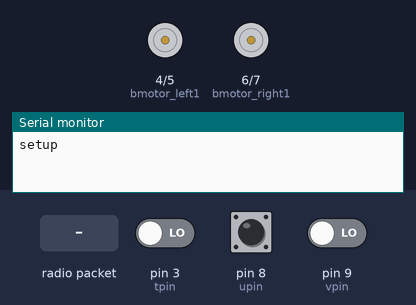
Simulated run of this sketch. Board: Arduino Uno, built with avr-gcc and run on an emulated ATmega328P. On the bench: motor-driver pin pairs drawn as motors (green arrow = first pin HIGH = forward, orange = second pin HIGH = backward, longer = more drive), the last lines printed to the serial monitor. The inputs (shaded band) are chosen by the test bench; at power-on: pin 3 (tpin) LOW, pin 8 (upin) LOW, pin 9 (vpin) LOW. No radio packets arrive unless stated.

Above: at 1.2 s.
1.3 s: radio packet "9" arrives
At 2.2 s:
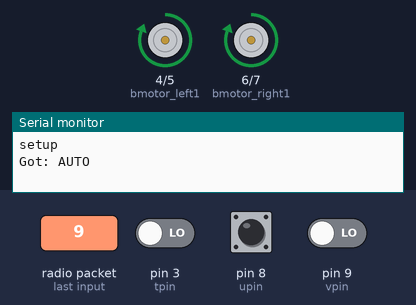
2.8 s: radio packet "2" arrives
At 3.3 s:
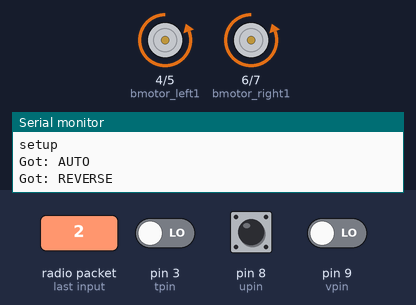
4.3 s: radio packet "4" arrives
At 5.5 s:
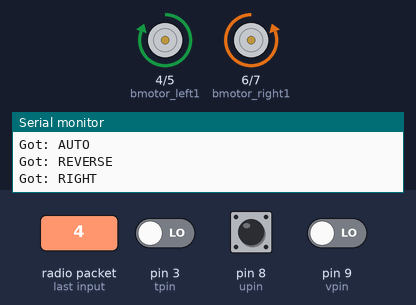
5.8 s: radio packet "5" arrives
At 6.8 s:
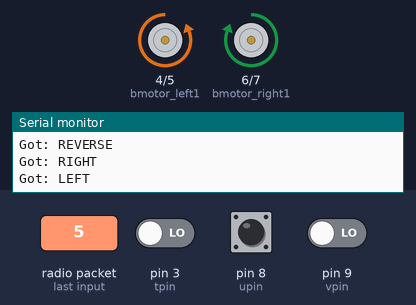
Timing chart, 0 to 8.3 s (numbered marks = the images above; inputs shaded):
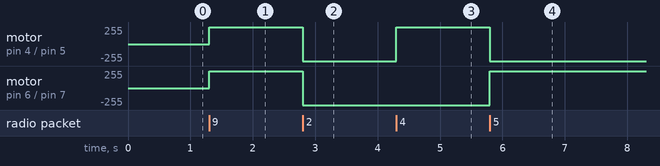

The sketch:

Bot_Code.ino
```cpp
#include <VirtualWire.h>
const int bmotor_right1=6; //right motor positive
const int bmotor_right2=7; //right motor negative
const int bmotor_left1=4; //left motor positive
const int bmotor_left2=5; //left motor negative
const int tpin = 3; //Front proximity sensor
const int upin = 8; //Left proximity sensor
const int vpin = 9; //Right proximity sensor
const int LD = 13; //LED on arduino
void setup()
{
pinMode(bmotor_right1, OUTPUT); //initialize pins as ip/op
pinMode(bmotor_left1, OUTPUT);
pinMode(bmotor_right2, OUTPUT);
pinMode(bmotor_left2, OUTPUT);
Serial.begin(9600);
Serial.println("setup");
vw_setup(2000); //Bits per sec
vw_rx_start(); //Start the receiver PLL running
}
void slow_ahead()
{
digitalWrite(bmotor_right1, HIGH);
digitalWrite(bmotor_right2, LOW);
digitalWrite(bmotor_left1, HIGH);
digitalWrite(bmotor_left2, LOW);
}
void slow_left()
{
digitalWrite(bmotor_right1, HIGH);
digitalWrite(bmotor_right2, LOW);
digitalWrite(bmotor_left1, LOW);
digitalWrite(bmotor_left2, HIGH);
}
void slow_right()
{
digitalWrite(bmotor_right1, LOW);
digitalWrite(bmotor_right2, HIGH);
digitalWrite(bmotor_left1, HIGH);
digitalWrite(bmotor_left2, LOW);
}
void reverse()
{
digitalWrite(bmotor_right1, LOW);
digitalWrite(bmotor_right2, HIGH);
digitalWrite(bmotor_left1, LOW);
digitalWrite(bmotor_left2, HIGH);
}
void stopmotors()
{
digitalWrite(bmotor_right1, LOW);
digitalWrite(bmotor_right2, LOW);
digitalWrite(bmotor_left1, LOW);
digitalWrite(bmotor_left2, LOW);
}
void auto_control() //Function for automatic bot motion
{
int a=digitalRead(tpin);
int b=digitalRead(upin);
int c=digitalRead(vpin);
if(a==0&&b==0&&c==0)
slow_ahead(); //All Low-->Move Ahead
else
if(a==1&&b==1&&c==1) //All High--> Move Reverse
reverse();
else
if(a==1&&b==0&&c==0)
slow_left(); //Move In Any Direction
else
if(a==1&&b==1&&c==0)
slow_right(); //Move Right
else
if(a==1&&b==0&&c==1)
slow_left(); //Move Left
}
void bot_control()
{
uint8_t buf[VW_MAX_MESSAGE_LEN];
uint8_t buflen = VW_MAX_MESSAGE_LEN;
if (vw_get_message(buf, &buflen)) //Non-blocking condition
{
int i;
Serial.print("Got: "); //Message with a good checksum received, dump HEX
for (i = 0; i < buflen; i++)
{
if(buf[i]=='9')
{
Serial.println("AUTO"); //Autonomous control
auto_control();
return;
}
else //Manual/User control
{
if (buf[i]=='1')
{
Serial.println("STABLE POSITION");
stopmotors();
}
else if (buf[i]=='2')
{
Serial.println("REVERSE");
reverse();
}
else if (buf[i]=='4')
{
Serial.println("RIGHT");
slow_right();
}
else if (buf[i]=='5')
{
Serial.println("LEFT");
slow_left();
}
else if (buf[i]=='8')
{
Serial.println("AHEAD");
slow_ahead();
}
}
}
Serial.println("");
}
}
void loop()
{
bot_control();
}
```

Measured:
- after the input at 1.3 s, motor on pin 4 (bmotor_left1) / pin 5 (bmotor_left2), motor on pin 6 (bmotor_right1) / pin 7 (bmotor_right2): stopped → forward 255/255 at once
- after the input at 2.8 s, motor on pin 4 (bmotor_left1) / pin 5 (bmotor_left2), motor on pin 6 (bmotor_right1) / pin 7 (bmotor_right2): forward 255/255 → backward 255/255 at once
- after the input at 4.3 s, motor on pin 4 (bmotor_left1) / pin 5 (bmotor_left2): backward 255/255 → forward 255/255 at once
- after the input at 5.8 s, motor on pin 4 (bmotor_left1) / pin 5 (bmotor_left2): forward 255/255 → backward 255/255 at once; motor on pin 6 (bmotor_right1) / pin 7 (bmotor_right2): backward 255/255 → forward 255/255 at once
